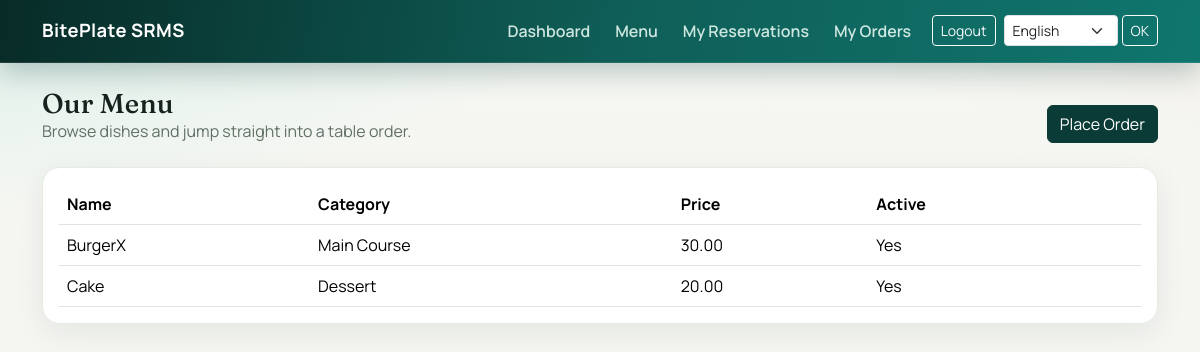
Screenshot of /en/menu/ (signed in) with the database file from the repository.
### restaurant/models.py (models this page shows, shortened)
class MenuItem(models.Model):
    CATEGORY_CHOICES = [
        ("starter", "Starter"),
        ("main_course", "Main Course"),
        ("dessert", "Dessert"),
        ("beverage", "Beverage"),
    ]
    name = models.CharField(max_length=120)
    description = models.TextField(blank=True)
    price = models.DecimalField(max_digits=10, decimal_places=2)
    category = models.CharField(max_length=20, choices=CATEGORY_CHOICES)
    is_active = models.BooleanField(default=True)
    class Meta:
        ordering = ["name"]

### restaurant/views.py (the view)
# urls.py: path("menu/", views.menu_list, name="menu_list"),
@login_required
def menu_list(request):
    menu_items = MenuItem.objects.all()
    return render(request, "restaurant/menu_list.html", {"menu_items": menu_items})

### restaurant/templatetags/restaurant_tags.py (called while the page is built)
@register.filter(name='has_group')
def has_group(user, group_name):
    if not user.is_authenticated:
        return False
    return user.groups.filter(name=group_name).exists()

### restaurant/templates/restaurant/menu_list.html (shortened to what this page needs)
{% extends 'base.html' %}
{% load i18n restaurant_tags %}
{% block content %}
<div class="d-flex justify-content-between align-items-end mb-4">
  <div>
    <h2 class="page-title">
      {% if user|has_group:"Customer" and not user.is_superuser %}
      {% translate "Our Menu" %}
      {% else %}
      {% translate "Menu Management" %}
      {% endif %}
    </h2>
    <p class="muted mb-0">
      {% if user|has_group:"Customer" and not user.is_superuser %}
      {% translate "Browse dishes and jump straight into a table order." %}
      {% else %}
      {% translate "Track active and inactive dishes and prices." %}
      {% endif %}
    </p>
  </div>
  {% if user|has_group:"Customer" and not user.is_superuser %}
  <a class="btn btn-dark" href="{% url 'restaurant:order_create' %}">{% translate "Place Order" %}</a>
  {% endif %}
</div>
<div class="site-card p-3">
  <div class="table-responsive">
    <table class="table align-middle mb-0">
      <thead>
        <tr>
          <th>{% translate "Name" %}</th>
          <th>{% translate "Category" %}</th>
          <th>{% translate "Price" %}</th>
          <th>{% translate "Active" %}</th>
          <th></th>
        </tr>
      </thead>
      <tbody>
      {% for item in menu_items %}
        <tr>
          <td>{{ item.name }}</td>
          <td>{{ item.get_category_display }}</td>
          <td>{{ item.price }}</td>
          <td>{% if item.is_active %}{% translate "Yes" %}{% else %}{% translate "No" %}{% endif %}</td>
          <td>
          </td>
        </tr>
      {% empty %}
        <tr><td colspan="5" class="text-center py-4 muted">{% translate "No menu items yet." %}</td></tr>
      {% endfor %}
      </tbody>
    </table>
  </div>
</div>
{% endblock %}

### templates/base.html (style rules this page uses)
:root { --bg: #f2f4ee; --panel: #ffffff; --panel-2: #f9faf7; --ink: #16221d; --muted: #607065; --brand: #0f766e; --brand-dark: #0b3b36; --accent: #c2410c; --line: #e6ebe4; --radius: 18px; --shadow-soft: 0 8px 30px rgba(15, 23, 42, .07); --shadow-nav: 0 10px 28px rgba(11, 59, 54, .25); }
body { font-family: 'Manrope', sans-serif; color: var(--ink); background: radial-gradient(1200px 500px at -8% -12%, rgba(20, 184, 166, .16), transparent 62%), radial-gradient(1000px 500px at 108% -16%, rgba(194, 65, 12, .08), transparent 58%), linear-gradient(180deg, #f6f7f3, var(--bg)); min-height: 100vh; }
h1, h2, h3, h4, h5 { font-family: 'Fraunces', serif; letter-spacing: .2px; }
.site-card { border: 1px solid var(--line); border-radius: var(--radius); box-shadow: var(--shadow-soft); background: var(--panel); overflow: hidden; animation: rise .35s ease both; }
.page-title { font-size: clamp(1.7rem, 2vw, 2.45rem); margin-bottom: 0; }
.muted { color: var(--muted); }
.btn-dark { background: var(--brand-dark); border-color: var(--brand-dark); }

### rows the page displays
MenuItem: name "BurgerX", category "Main Course", price "30.00"
MenuItem: name "Cake", category "Dessert", price "20.00"

### other values shown
form field language "English"
